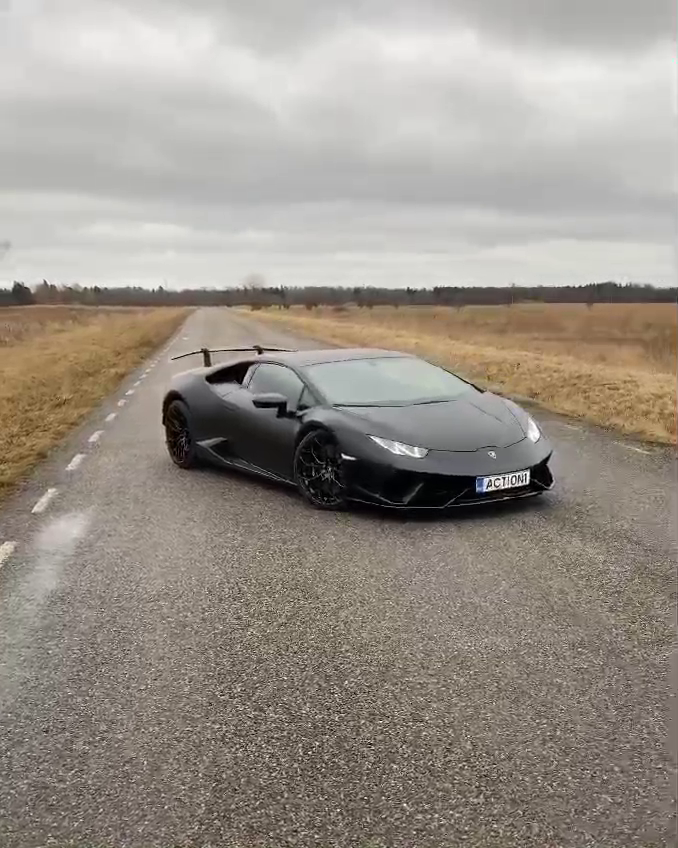
#> input picture frame 32 of car video.mp4, 678 x 848 px
$ python 13.py
#> lines starting #> are read from the running program, lines starting #| are printed output that depends on the picture
import cv2
import numpy as np
cap = cv2.VideoCapture(r"C:\Users\venka\OneDrive\Desktop\All_Stuff\CV\car video.mp4")
while True:
    ret, frame = cap.read()
#> frame is the input picture: shape (848, 678, 3); mean B, G, R 138.3, 147.1, 154.5
    pts1 = np.float32([[200,300], [5, 2],[0, 4], [6, 0]])
    pts2 = np.float32([[0, 0], [4, 0],[0, 1], [4, 6]])
    matrix = cv2.getPerspectiveTransform(pts1, pts2)
    result = cv2.warpPerspective(frame, matrix, (0, 0))
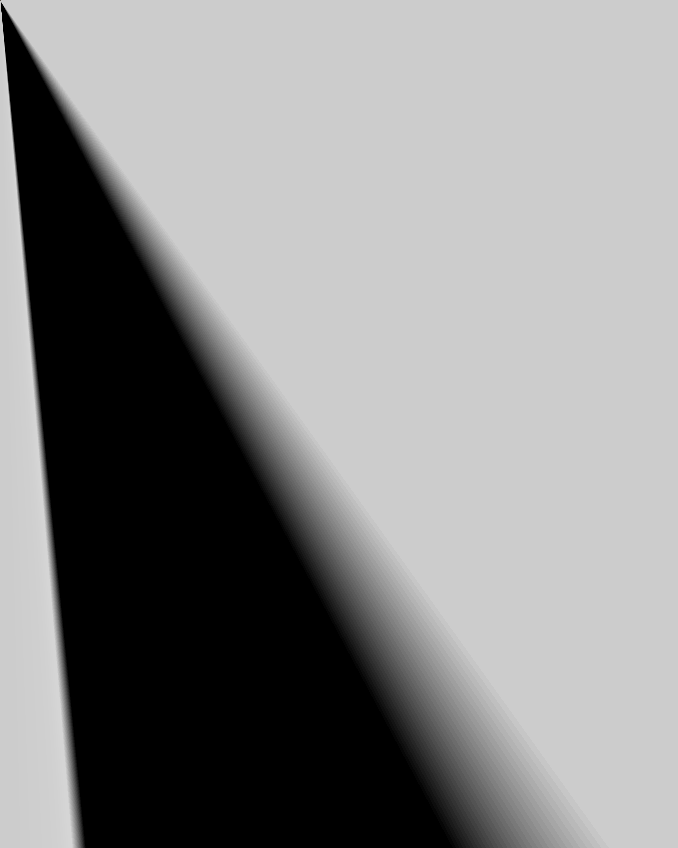
#> result: shape (848, 678, 3); mean B, G, R 137.9, 137.9, 137.9
    cv2.imshow('frame', frame) # Initial Capture
    cv2.imshow('frame1', result) # Transformed Capture
    if cv2.waitKey(5) == 27:
#> (key Esc is pressed here)
        break
        cap.release()
        cv2.destroyAllWindows()
